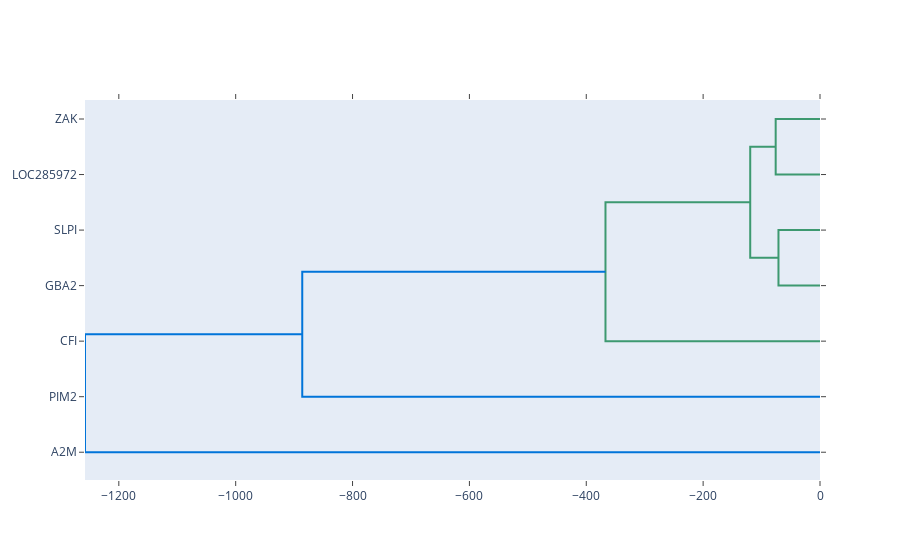

The cell this chart's notebook holds for it:
### Code cell
data_array = sigmat_normal.iloc[::500]
labels = data_array.index

dendro_side = ff.create_dendrogram(data_array, orientation='right', labels=labels)

fig = dendro_side

fig.show()

### Figure 1 — Plotly figure (JSON) as saved in the notebook; plotly's stock layout.template omitted (floating-point values rounded to 4 significant figures)
{"data": [{"hoverinfo": "text", "marker": {"color": "rgb(61,153,112)"}, "mode": "lines", "type": "scatter", "x": [0, -71.07, -71.07, 0], "xaxis": "x", "y": [35, 35, 45, 45], "yaxis": "y"}, {"hoverinfo": "text", "marker": {"color": "rgb(61,153,112)"}, "mode": "lines", "type": "scatter", "x": [0, -75.84, -75.84, 0], "xaxis": "x", "y": [55, 55, 65, 65], "yaxis": "y"}, {"hoverinfo": "text", "marker": {"color": "rgb(61,153,112)"}, "mode": "lines", "type": "scatter", "x": [-71.07, -119.4, -119.4, -75.84], "xaxis": "x", "y": [40, 40, 60, 60], "yaxis": "y"}, {"hoverinfo": "text", "marker": {"color": "rgb(61,153,112)"}, "mode": "lines", "type": "scatter", "x": [0, -367.1, -367.1, -119.4], "xaxis": "x", "y": [25, 25, 50, 50], "yaxis": "y"}, {"hoverinfo": "text", "marker": {"color": "rgb(0,116,217)"}, "mode": "lines", "type": "scatter", "x": [0, -886.1, -886.1, -367.1], "xaxis": "x", "y": [15, 15, 37.5, 37.5], "yaxis": "y"}, {"hoverinfo": "text", "marker": {"color": "rgb(0,116,217)"}, "mode": "lines", "type": "scatter", "x": [0, -1258.0, -1258.0, -886.1], "xaxis": "x", "y": [5, 5, 26.25, 26.25], "yaxis": "y"}], "layout": {"autosize": false, "height": null, "hovermode": "closest", "showlegend": false, "width": null, "xaxis": {"mirror": "allticks", "rangemode": "tozero", "showgrid": false, "showline": true, "showticklabels": true, "ticks": "outside", "type": "linear", "zeroline": false}, "yaxis": {"mirror": "allticks", "rangemode": "tozero", "showgrid": false, "showline": true, "showticklabels": true, "tickmode": "array", "ticks": "outside", "ticktext": ["A2M", "PIM2", "CFI", "GBA2", "SLPI", "LOC285972", "ZAK"], "tickvals": [5, 15, 25, 35, 45, 55, 65], "type": "linear", "zeroline": false}}}
